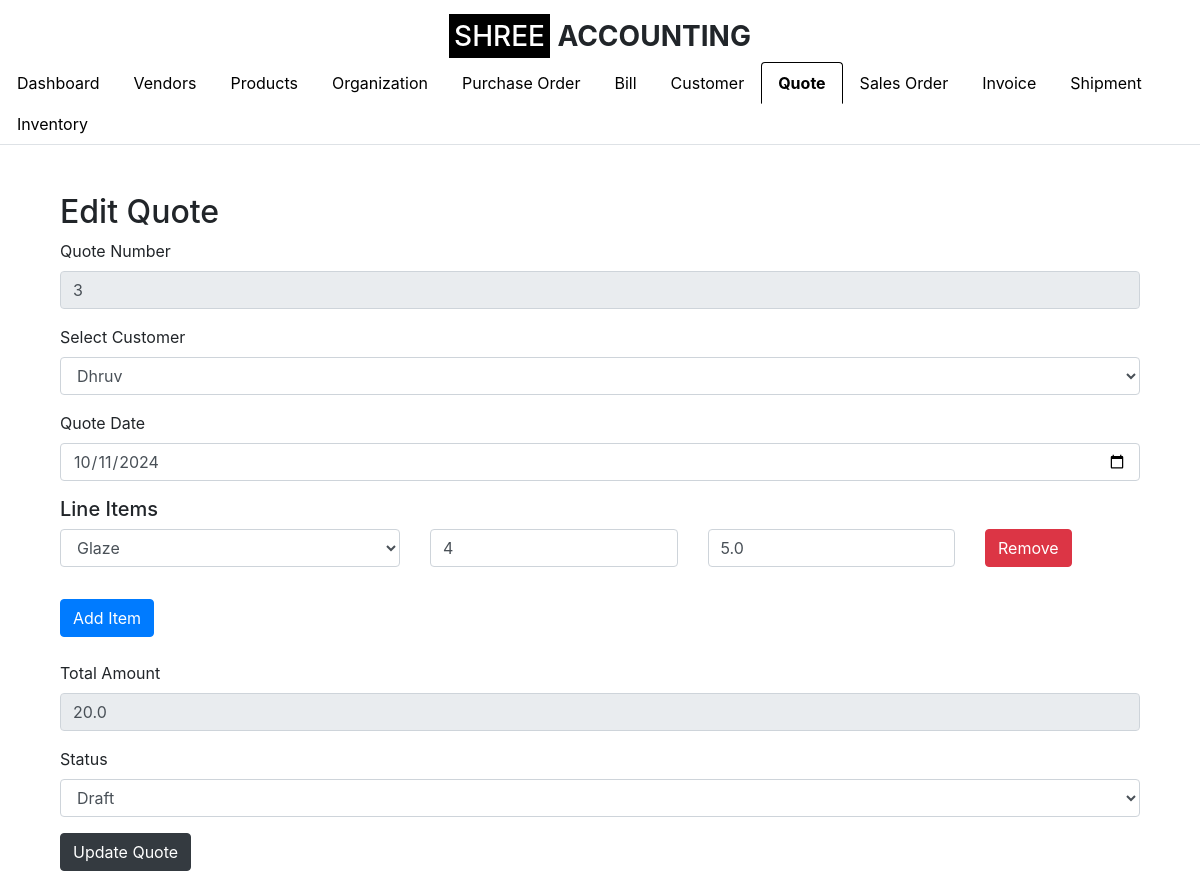
Page /edit_quote/3 (signed in) on the committed database.
### app.py (models this page shows, shortened)
class Quote(db.Model):
    __tablename__ = 'quote'
    id = db.Column(db.Integer, primary_key=True)
    quote_number = db.Column(db.String(50), nullable=False, unique=True)
    customer_id = db.Column(db.Integer, db.ForeignKey('customer.id'), nullable=False)
    quote_date = db.Column(db.Date, nullable=False)
    total_amount = db.Column(db.Float, nullable=False)
    status = db.Column(db.String(50), nullable=False, default='Draft')
    organization_id = db.Column(db.Integer, db.ForeignKey('setup_organization.id'), nullable=False)
    customer = db.relationship('Customer', backref=db.backref('quotes', lazy=True))
    organization = db.relationship('SetupOrganization', backref=db.backref('quotes', lazy=True))
    line_items = db.relationship('QuoteLineItem', backref='quote_ref', lazy=True, cascade="all, delete-orphan")

class Customer(db.Model):
    id = db.Column(db.Integer, primary_key=True)
    customer_name = db.Column(db.String(100), nullable=False)
    company_name = db.Column(db.String(100), nullable=False)
    email_id = db.Column(db.String(100), nullable=False)
    phone_number = db.Column(db.String(15), nullable=False)
    address = db.Column(db.String(255), nullable=False)
    gst_number = db.Column(db.String(15), nullable=True)  # GST Number is optional
    organization_id = db.Column(db.Integer, db.ForeignKey('organization.id'), nullable=False)
    organization = db.relationship('Organization', backref=db.backref('customers', lazy=True))

class QuoteLineItem(db.Model):
    __tablename__ = 'quote_line_item'
    id = db.Column(db.Integer, primary_key=True)
    quote_id = db.Column(db.Integer, db.ForeignKey('quote.id'), nullable=False)
    product_id = db.Column(db.Integer, db.ForeignKey('product.id'), nullable=False)
    quantity = db.Column(db.Integer, nullable=False)
    unit_price = db.Column(db.Float, nullable=False)
    quote = db.relationship('Quote', backref=db.backref('quote_line_items', lazy=True))
    product = db.relationship('Product', backref=db.backref('quote_line_items', lazy=True))

class Product(db.Model):
    id = db.Column(db.Integer, primary_key=True)
    product_name = db.Column(db.String(100), nullable=False)
    description = db.Column(db.String(255), nullable=True)
    product_code = db.Column(db.String(50), nullable=False, unique=True)
    sku = db.Column(db.String(50), nullable=True)  # Include SKU
    unit = db.Column(db.String(20), nullable=False)
    category = db.Column(db.String(50), nullable=False)  # e.g., Consumable, Trading, etc.
    product_type = db.Column(db.String(50), nullable=False)  # e.g., Finished Product, Service, Raw Material
    brand = db.Column(db.String(50), nullable=True)
    unit_price = db.Column(db.Float, nullable=False)
    cost_price = db.Column(db.Float, nullable=True)
    quantity_in_stock = db.Column(db.Integer, nullable=False, default=0)
    reorder_level = db.Column(db.Integer, nullable=True, default=10)
    gst_rate = db.Column(db.Float, nullable=True)
    hsn_code = db.Column(db.String(20), nullable=True)
    supplier = db.Column(db.String(100), nullable=True)
    status = db.Column(db.String(20), nullable=False, default='Active')
    created_at = db.Column(db.DateTime, default=datetime.utcnow)
    updated_at = db.Column(db.DateTime, default=datetime.utcnow, onupdate=datetime.utcnow)
    organization_id = db.Column(db.Integer, db.ForeignKey('setup_organization.id'), nullable=False)
    organization = db.relationship('SetupOrganization', backref=db.backref('products', lazy=True))

### app.py (the view)
    def wrap(*args, **kwargs):
        if 'logged_in' in session:
            return f(*args, **kwargs)
        else:
            flash('Please log in first.', 'warning')
            return redirect(url_for('login'))

### app.py (called while the page is built, shortened)
def login_required(f):
    def wrap(*args, **kwargs):
        if 'logged_in' in session:
            return f(*args, **kwargs)
        else:
            flash('Please log in first.', 'warning')
            return redirect(url_for('login'))
    wrap.__name__ = f.__name__
    return wrap

@app.route('/edit_quote/<int:quote_id>', methods=['GET', 'POST'])
@login_required
def edit_quote(quote_id):
    organization_id = session.get('organization_id')
    quote = Quote.query.join(Customer).filter(
        Quote.id == quote_id,
        Customer.organization_id == organization_id  # Ensure the quote belongs to the current organization
    ).first_or_404()
    customers = Customer.query.filter_by(organization_id=organization_id).all()
    products = Product.query.filter_by(organization_id=organization_id).all()
    return render_template('edit_quote.html', quote=quote, customers=customers, products=products, show_logo=True, active_tab='quote')

### templates/edit_quote.html (shortened to what this page needs)
{% extends "base.html" %}
{% block content %}
<div class="container mt-5">
    <h2>Edit Quote</h2>
    <form method="POST" action="{{ url_for('edit_quote', quote_id=quote.id) }}">
        <div class="form-group">
            <label for="quote_number">Quote Number</label>
            <input type="text" class="form-control" id="quote_number" name="quote_number" value="{{ quote.quote_number }}" readonly>
        </div>
        <div class="form-group">
            <label for="customer_id">Select Customer</label>
            <select class="form-control" id="customer_id" name="customer_id" required>
                {% for customer in customers %}
                <option value="{{ customer.id }}" {% if quote.customer_id == customer.id %}selected{% endif %}>
                    {{ customer.customer_name }}
                </option>
                {% endfor %}
            </select>
        </div>
        <div class="form-group">
            <label for="quote_date">Quote Date</label>
            <input type="date" class="form-control" id="quote_date" name="quote_date" value="{{ quote.quote_date }}" required>
        </div>
        <div id="line-items-section">
    <h5>Line Items</h5>
    {% for line_item in quote.line_items %}
    <div class="line-item row mb-3">
        <div class="form-group col-md-4">
            <select class="form-control" name="product_id[]" required>
                {% for product in products %}
                <option value="{{ product.id }}" {% if line_item.product_id == product.id %}selected{% endif %}>
                    {{ product.product_name }}
                </option>
                {% endfor %}
            </select>
        </div>
        <div class="form-group col-md-3">
            <input type="number" class="form-control" name="quantity[]" placeholder="Quantity" min="1" value="{{ line_item.quantity }}" required oninput="calculateTotal()">
        </div>
        <div class="form-group col-md-3">
            <input type="number" class="form-control" name="unit_price[]" placeholder="Unit Price" step="0.01" value="{{ line_item.unit_price }}" required oninput="calculateTotal()">
        </div>
        <div class="form-group col-md-2">
            <button type="button" class="btn btn-danger remove-item">Remove</button>
        </div>
    </div>
    {% endfor %}
</div>
        <button type="button" class="btn btn-primary" id="add-item-btn">Add Item</button>
        <div class="form-group mt-4">
            <label for="total_amount">Total Amount</label>
            <input type="number" class="form-control" id="total_amount" name="total_amount" step="0.01" value="{{ quote.total_amount }}" required readonly>
        </div>
        <div class="form-group">
            <label for="status">Status</label>
            <select class="form-control" id="status" name="status" required>
                <option value="Draft" {% if quote.status == 'Draft' %}selected{% endif %}>Draft</option>
            </select>
        </div>
        <button type="submit" class="btn btn-dark">Update Quote</button>
    </form>
</div>
{% endblock %}

### rows in the picture
Quote: quote_number "3", customer_id "Dhruv", quote_date "10/11/2024", total_amount "20.0"
QuoteLineItem: product.product_name "Glaze", quantity "4", unit_price "5.0"
